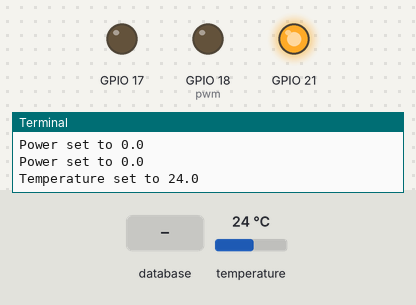
Recording of a program running on a simulated Raspberry Pi (BCM pin numbers). Shown: output pins drawn as LEDs (lit = HIGH), the last lines printed to the terminal. The test bench sets the inputs (shaded band); at power-on: temperature 24 °C. Each call to the cloud database takes 0.3 s, and an entry nobody has set reads as its off value or as empty; values from a settings file that is not in the repository are placeholders; threads take turns every 2 ms.

Above: at 1.2 s.
1.3 s: database entry "power" set to "1"
At 2.0 s:
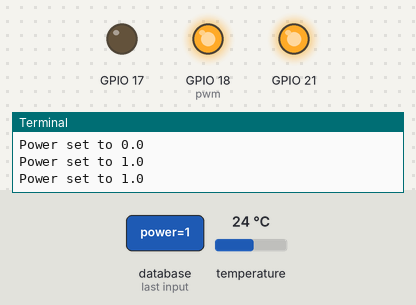
3.0 s: database entry "power" set to "0"
At 4.3 s:
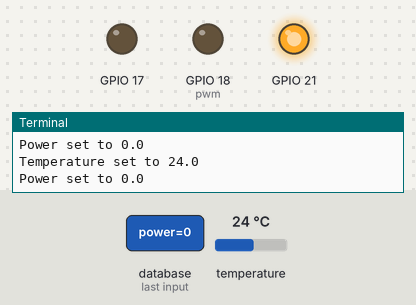
Timing chart, 0 to 6.0 s (numbered marks = the images above; inputs shaded):
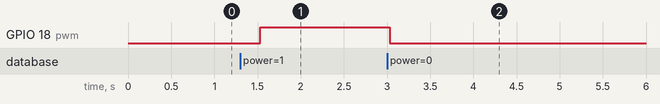

The program:

main.py
```python
# set up environment variables
import os
if os.path.isfile('./setup.py'):
    import setup

import fb

from TempReader import TempReader
from PWM        import WaterPump

from helpers    import unblock

PUMP_PIN1 = 21
PUMP_PIN2 = 17

temp_reader = TempReader()

def update_temp():

    while 1:
        try:
            temp = temp_reader.next_reading()
            fb.set('temp', temp)
            print 'Temperature set to {}'.format(temp)
        except:
            print 'Failed to set temperature in firebase'

# allows temperature to be constantly updated using a separate thread (non-blocking)
unblock(update_temp)

pump = WaterPump(PUMP_PIN1, PUMP_PIN2)
while 1:
    try:
        power = float( fb.get('power') )
        pump.set_power(power)
        print 'Power set to {}'.format(power)
    except KeyboardInterrupt:
        break
    except Exception, e:
        print 'Failed to retrieve power from firebase'
        print e
```

fb.py
```python
from firebase    import firebase
from os          import environ as env
from collections import namedtuple

URL    = env['T3_2D_DB_URL']
SECRET = env['T3_2D_DB_SECRET']

fb = firebase.FirebaseApplication(URL, SECRET)

get = lambda key: float( fb.get('/'+key) )
set = lambda key, val: fb.put('/', key, val)
```

TempReader.py
```python
from glob import glob
from os   import system
from time import sleep

from helpers import foreach

base_dir = '/sys/bus/w1/devices/'
device_folder = glob(base_dir + '28*')[0]
TEMP_PATH = device_folder + '/w1_slave'

class TempReader(object):
    def __init__(self, filepath = TEMP_PATH):
        self.filepath = filepath

        self._init_sensor()

    def next_reading(self, interval = 0.2):
        lines = self._get_temp_lines()

        if lines[0].strip()[-3:] != 'YES':
            sleep(interval)
            return self.get_temp(interval)

        line = lines[1]
        eq_idx = line.find('t=')
        return float( line[eq_idx+2:] ) / 1000

    def _init_sensor(self):
        sensor_init_readings_commands = [
            'modprobe w1-gpio',
            'modprobe w1-therm'
        ]
        foreach(system, sensor_init_readings_commands)

    def _get_temp_lines(self):
        f = open(self.filepath, 'r')
        lines = list(f)
        f.close()

        return lines
```

PWM.py
```python
import RPi.GPIO as IO

IO.setwarnings(False)
IO.setmode(IO.BCM)

class Channel(object):
    def __init__(self, pin):
        self.pin = pin

        IO.setup(pin, IO.OUT)
        self.pwm = IO.PWM(pin, 50)

class PWM(Channel):
    def __init__(self, pin):
        super(PWM, self).__init__(pin)
        self.pwm.start(0)

    def set_power(self, power):
        self.pwm.ChangeDutyCycle(power * 100)

    def stop(self):
        self.pwm.stop()


class WaterPump(object):
    pwm = PWM(18)

    def __init__(self, pin1, pin2):
        self.channels = [Channel(pin) for pin in [pin1, pin2]]
        IO.output(self.channels[0].pin, True)
        IO.output(self.channels[1].pin, False)

    def set_power(self, power):
        self.pwm.set_power(power)

    def stop(self):
        self.pwm.stop()
```

helpers.py
```python
from threading import Thread

def foreach(f, it):
    for el in it:
        f(el)

def unblock(fn):
    t = Thread(target=fn)
    t.daemon = True
    t.start()
```

Measured:
- after the input at 1.3 s, GPIO 18 (pwm): LOW → HIGH after 0.23 s
- after the input at 3.0 s, GPIO 18 (pwm): HIGH → LOW at once
